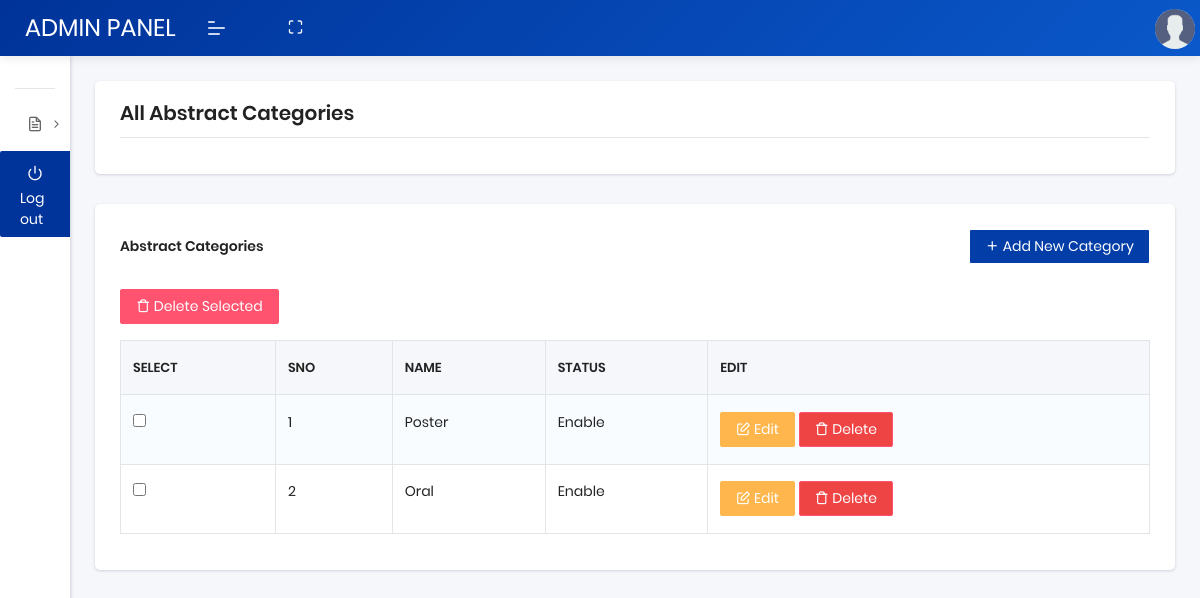
/manage-abstract-categories.php (signed in), run on the app's committed database.
### tables this page shows
CREATE TABLE `abstract_category` (
  `id` int(11) NOT NULL,
  `name` varchar(255) NOT NULL,
  `status` varchar(10) NOT NULL DEFAULT '1',
  `created_at` timestamp NOT NULL DEFAULT current_timestamp()
);

### manage-abstract-categories.php (the view, shortened to what this page needs)
<?php
include("db/config.php");
include("abstract_helpers.php");
$query = "SELECT * FROM abstract_category ORDER BY id DESC";
$result = mysqli_query($db, $query);
?>
<!DOCTYPE html>
<html lang="en">
<head>
    <link rel="stylesheet" href="assets/css/plugins/dataTables.bootstrap4.min.css">
    <link rel="stylesheet" href="assets/css/style.css">
    <?php echo abstract_swal_css(); ?>
</head>
<body>
    <?php include("header.php"); ?>
    <?php include("navbar.php"); ?>
    <section class="pcoded-main-container">
        <div class="pcoded-content">
            <div class="page-header">
                <div class="page-block">
                    <div class="row align-items-center">
                        <div class="col-md-12">
                            <div class="page-header-title">
                                <h5 class="m-b-10">All Abstract Categories</h5>
                            </div>
                        </div>
                    </div>
                </div>
            </div>
            <div class="row">
                <div class="col-sm-12">
                    <div class="card">
                        <div class="card-header table-card-header d-flex justify-content-between align-items-center">
                            <h5 class="mb-0">Abstract Categories</h5>
                            <a href="add-abstract-category.php" class="btn btn-secondary">
                                <i class="feather icon-plus"></i> Add New Category
                            </a>
                        </div>
                        <div class="card-body">
                            <form id="deleteMForm" action="delete-abstract-category.php" method="post">
                                <button type="button" id="deleteSelected" class="btn btn-danger">
                                    <i class="feather icon-trash"></i> Delete Selected
                                </button>
                                <div class="dt-responsive table-responsive mt-3">
                                    <table id="basic-btn" class="table table-striped table-bordered nowrap">
                                        <thead>
                                            <tr>
                                                <th>SELECT</th>
                                                <th>SNO</th>
                                                <th>NAME</th>
                                                <th>STATUS</th>
                                                <th>EDIT</th>
                                            </tr>
                                        </thead>
                                        <tbody>
                                            <?php
                                            $count = 1;
                                            while ($row = mysqli_fetch_assoc($result)) {
                                                $encoded_id = base64_encode($row['id']);
                                            ?>
                                                <tr class="record">
                                                    <td><input type="checkbox" name="cat_ids[]" value="<?php echo $encoded_id; ?>"></td>
                                                    <td><?php echo $count; ?></td>
                                                    <td><?php echo htmlspecialchars($row['name']); ?></td>
                                                    <td><?php echo ($row['status'] == 1) ? 'Enable' : 'Disable'; ?></td>
                                                    <td>
                                                        <a href="edit-abstract-category.php?id=<?php echo $encoded_id; ?>" class="btn btn-warning">
                                                            <i class="feather icon-edit"></i> Edit
                                                        </a>
                                                        <a href="javascript:void(0)" class="btn btn-danger delete-btn" data-id="<?php echo $encoded_id; ?>">
                                                            <i class="feather icon-trash"></i> Delete
                                                        </a>
                                                    </td>
                                                </tr>
                                            <?php
                                                $count++;
                                            }
                                            ?>
                                        </tbody>
                                    </table>
                                </div>
                            </form>
                        </div>
                    </div>
                </div>
            </div>
        </div>
    </section>
</body>
</html>

### data on the page
abstract_category: name "Poster", status "Enable"
abstract_category: name "Oral", status "Enable"
